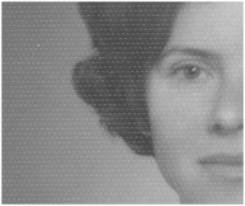
#> input picture IP GUI/test/13.jpg, 245 x 206 px, given in place of original_img.png, which was not available
$ python -i 'IP GUI.py'   (imports and definitions only)
#> lines starting #> are read from the running program, lines starting #| are printed output that depends on the picture; pictures that were not available may be replaced by others from this repository, and a replacement may not be noted
import os
import math
import cv2 as cv
import numpy as np
import pathlib
from tkinter import *
from tkinter import simpledialog
from tkinter import filedialog, messagebox
from PIL import Image, ImageTk, ImageOps
import matplotlib.pyplot as plt


# [2 lines not run here, left out]


def delete_img():
        os.remove('tmp/original_img.png')

def delete_img1():
        os.remove('tmp/original_img1.png')


######################functions###################################
# [368 lines left out: functions browse_img, browse_img1, DM_0L, RM_1_order, RM_0_order, DM_1 and 6 more, not called in this run]


def histogram_matching():
    output=cv.imread('tmp/original_img.png')
#> output is the input picture: shape (206, 245, 3); min 67, max 255, mean 138.7
    reference=cv.imread('tmp/original_img1.png')
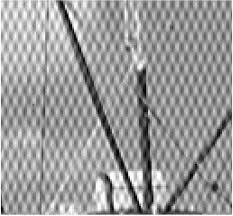
#> input picture IP GUI/test/15.jpg, 233 x 216 px, given in place of original_img1.png, which was not available
#> reference is the input picture: shape (216, 233, 3); min 0, max 255, mean 154.8
    r, c = output.shape[:2]
#> r = 206; c = 245
    hist_output, _ = np.histogram(output.flatten(), bins=256, range=[0, 256])
#> hist_output = 256 values, max 2589 at index 132, min 0 at index 0, mean 591.4
    hist_reference, _ = np.histogram(reference.flatten(), bins=256, range=[0, 256])
#> hist_reference = 256 values, max 1890 at index 150, min 21 at index 1, mean 589.8

    cdf_output = hist_output.cumsum()
#> cdf_output = 256 values from 0 to 151410
    cdf_reference = hist_reference.cumsum()
#> cdf_reference = 256 values from 192 to 150984
    cdf_output_normalized = cdf_output / float(cdf_output.max())
#> cdf_output_normalized = 256 values from 0 to 1
    cdf_reference_normalized = cdf_reference / float(cdf_reference.max())
#> cdf_reference_normalized = 256 values from 0.00127 to 1

    lut = np.interp(cdf_output_normalized, cdf_reference_normalized, np.arange(256))
#> lut = 256 values from 0 to 255
    output_matched = lut[output]
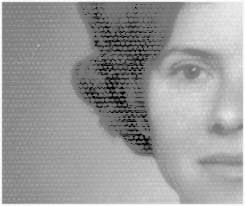
#> output_matched: shape (206, 245, 3) float64; min 0, max 255, mean 155.2

    hist_matched, _ = np.histogram(output_matched.flatten(), bins=256, range=[0, 256])
#> hist_matched = 256 values, max 2589 at index 147, min 0 at index 2, mean 591.4

    plt.figure()
    plt.plot(np.arange(256), hist_output)
    plt.title("Histogram - Output")
    plt.xlabel("Pixel Value")
    plt.ylabel("Frequency")

    plt.figure()
    plt.plot(np.arange(256), hist_reference)
    plt.title("Histogram - Reference")
    plt.xlabel("Pixel Value")
    plt.ylabel("Frequency")

    plt.figure()
    plt.plot(np.arange(256), hist_matched)
    plt.title("Histogram - Matched")
    plt.xlabel("Pixel Value")
    plt.ylabel("Frequency")
    plt.show()
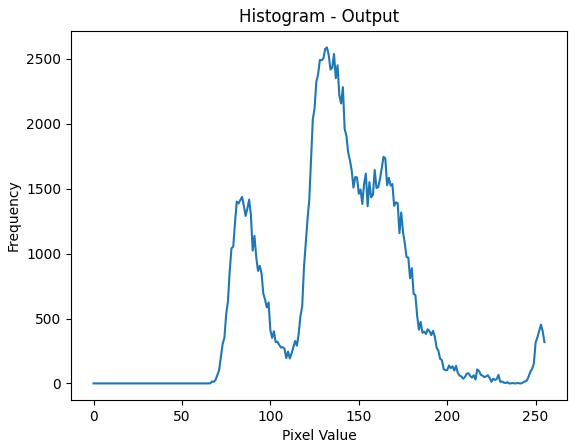
#> figure drawn by matplotlib, 1 panel; curve peaks at x = 132, y = 2589
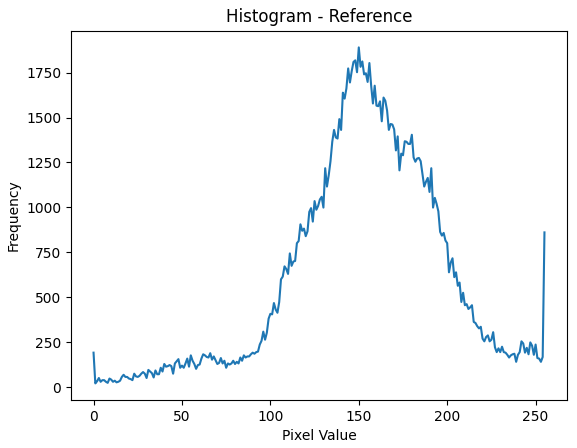
#> figure drawn by matplotlib, 1 panel; curve peaks at x = 150, y = 1890
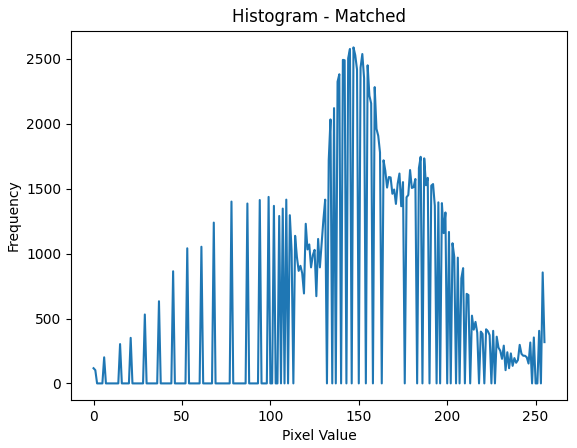
#> figure drawn by matplotlib, 1 panel; curve peaks at x = 147, y = 2589
    return output_matched

# [476 lines left out: functions add, subtract, negative, Quantization, Smoothing_with_Weighted_Filter, Smoothing_with_Mean_Filter and 9 more, not called in this run]


###########################gui#################################


# [4 lines not run here, left out]
x = 450  # Specify the desired x-coordinate
y = 100  # Specify the desired y-coordinate
# [1 line not run here, left out]


# [1 line that did not run here, left out]
# [1 line not run here, left out]
# [1 line that did not run here, left out]
# [1 line not run here, left out]
# [1 line that did not run here, left out]
# [1 line not run here, left out]
# [1 line that did not run here, left out]
# [1 line not run here, left out]


B0=Button(text="RM - 0")
# [1 line not run here, left out]
B1=Button(text="DM - 1")
# [1 line not run here, left out]
B1A=Button(text="RM - 1")
# [1 line not run here, left out]
B1A1=Button(text="DM - 0")
# [1 line not run here, left out]
B2=Button(text="Gray Scale")
# [1 line not run here, left out]
B3=Button(text="Draw Histogram")
# [1 line not run here, left out]
B4=Button(text="Adjust Contrast")
# [1 line not run here, left out]
B5=Button(text="Adjust Brightness")
# [1 line not run here, left out]
B6=Button(text="Power Law")
# [1 line not run here, left out]
B7=Button(text="Histogram Equalzation")
# [1 line not run here, left out]
B8=Button(text="Histogram Matching")
# [1 line not run here, left out]
B9=Button(text="Add Images")
# [1 line not run here, left out]
B10=Button(text="Subtract Images")
# [1 line not run here, left out]
B11=Button(text="Image Negative")
# [1 line not run here, left out]
B12=Button(text="Quantization")
# [1 line not run here, left out]
B13=Button(text="Gaussian Filter")
# [1 line not run here, left out]
B14=Button(text="Average Filter")
# [1 line not run here, left out]
B18=Button(text="Edge detection")
# [1 line not run here, left out]
B19=Button(text="Sharpening")
# [1 line not run here, left out]
B20=Button(text="Unsharpen")
# [1 line not run here, left out]
B21=Button(text="Low Pass Ideal")
# [1 line not run here, left out]
B22=Button(text="Low Pass Butterworth")
# [1 line not run here, left out]
B23=Button(text="Low Pass Gaussian")
# [1 line not run here, left out]
B24=Button(text="High Pass Ideal")
# [1 line not run here, left out]
B25=Button(text="High Pass Butterworth")
# [1 line not run here, left out]
B26=Button(text="High Pass Gaussian")
# [88 lines not run here, left out]

>>> result = histogram_matching()
